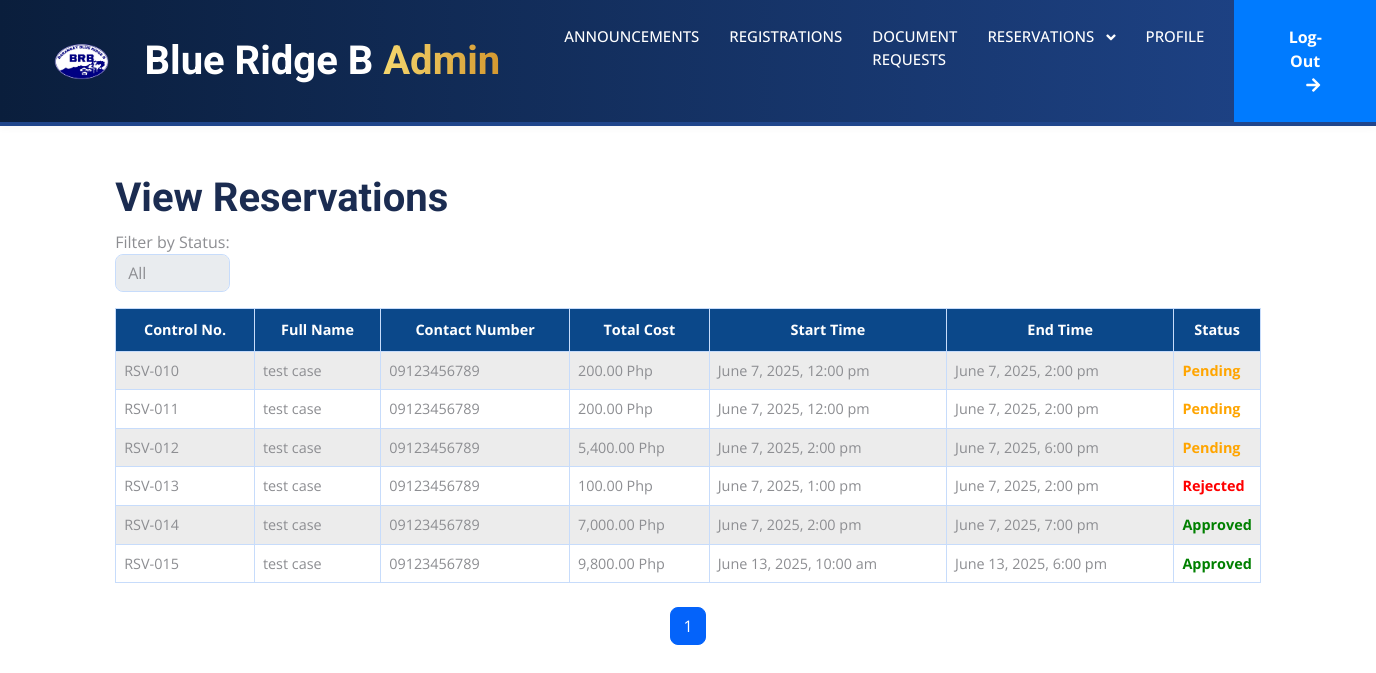
Page /view_reservations.php (signed in) on the committed database.
### tables this page shows
CREATE TABLE `reservations` (
  `id` int(11) NOT NULL,
  `user_id` int(11) NOT NULL,
  `venue_type` enum('Court A','Court B') NOT NULL,
  `start_time` datetime NOT NULL,
  `end_time` datetime NOT NULL,
  `is_big_group` tinyint(1) DEFAULT 0,
  `security_option` tinyint(1) DEFAULT 0,
  `caretaker_option` tinyint(1) DEFAULT 0,
  `power_supply_hours` int(11) DEFAULT 0,
  `total_cost` decimal(10,2) NOT NULL,
  `created_at` timestamp NOT NULL DEFAULT current_timestamp(),
  `status` enum('pending','approved','rejected') NOT NULL DEFAULT 'pending',
  `approved_by` varchar(255) DEFAULT NULL,
  `rejection_reason` text DEFAULT NULL,
  `time_approved` datetime DEFAULT NULL,
  `rejected_by` varchar(255) DEFAULT NULL,
  `time_rejected` datetime DEFAULT NULL
);

CREATE TABLE `users` (
  `id` int(11) NOT NULL,
  `username` varchar(50) NOT NULL,
  `password` varchar(255) NOT NULL,
  `first_name` varchar(100) NOT NULL,
  `middle_name` varchar(100) DEFAULT NULL,
  `last_name` varchar(100) NOT NULL,
  `gender` enum('Male','Female','Other') NOT NULL,
  `phone_number` varchar(15) NOT NULL,
  `email` varchar(100) NOT NULL,
  `birthdate` date NOT NULL,
  `street` varchar(255) NOT NULL,
  `lot_block` varchar(100) DEFAULT NULL,
  `blood_type` varchar(5) DEFAULT NULL,
  `house_number` varchar(50) NOT NULL,
  `date_registered` timestamp NOT NULL DEFAULT current_timestamp(),
  `is_verified` tinyint(1) DEFAULT 0,
  `verify_token` varchar(64) DEFAULT NULL
);

### view_reservations.php (the view, shortened to what this page needs)
<?php
include 'db.php';
$statusFilter = isset($_GET['status']) ? $_GET['status'] : 'all';
$limit = 8;
$page = isset($_GET['page']) ? (int)$_GET['page'] : 1;
$offset = ($page - 1) * $limit;
$sql = "SELECT reservations.id, reservations.venue_type, reservations.start_time, reservations.end_time, reservations.status, reservations.total_cost, reservations.approved_by, reservations.time_approved, reservations.rejected_by, reservations.rejection_reason, reservations.time_rejected, users.first_name, users.last_name, users.phone_number
        FROM reservations
        JOIN users ON reservations.user_id = users.id";
$sql .= " LIMIT $limit OFFSET $offset";
$result = $conn->query($sql);
$countSql = "SELECT COUNT(*) AS total FROM reservations";
$countResult = $conn->query($countSql);
$totalReservations = $countResult->fetch_assoc()['total'];
$totalPages = ceil($totalReservations / $limit);
?>
<!DOCTYPE html>
<html lang="en">
    <?php include 'includes/admin_head.php'; ?>
    <link href="view_document_requests.css" rel="stylesheet">
    <link href= "admin_dashboard.css" rel="stylesheet">
<body>
    <?php include 'includes/admin_navbar.php'; ?>
    <div class="container mt-5">
        <h1>View Reservations</h1>
        <div class="d-flex gap-3 mb-3">
            <div class="form-group">
                <label for="statusFilter">Filter by Status:</label>
                <select id="statusFilter" class="form-control" onchange="filterReservations()">
                    <option value="all" <?php if ($statusFilter === 'all') echo 'selected'; ?>>All</option>
                </select>
            </div>
        </div>
        <?php if ($result && $result->num_rows > 0): ?>
            <table class="table table-bordered table-striped mt-3">
                <thead>
                    <tr>
                        <th>Control No.</th>
                        <th>Full Name</th>
                        <th>Contact Number</th>
                        <th>Total Cost</th>
                        <th>Start Time</th>
                        <th>End Time</th>
                        <th>Status</th>
                    </tr>
                </thead>
                <tbody>
                    <?php while ($row = $result->fetch_assoc()): ?>
                        <tr class="clickable-row"
                            data-id="<?php echo $row['id']; ?>"
                            data-full-name="<?php echo $row['first_name'] . ' ' . $row['last_name']; ?>"
                            data-phone-number="<?php echo $row['phone_number']; ?>"
                            data-venue-type="<?php echo $row['venue_type']; ?>"
                            data-total-cost="<?php echo $row['total_cost']; ?>"
                            data-start-time="<?php echo $row['start_time']; ?>"
                            data-end-time="<?php echo $row['end_time']; ?>"
                            data-status="<?php echo $row['status']; ?>"
                            data-approved-by="<?php echo isset($row['approved_by']) ? $row['approved_by'] : 'N/A'; ?>"
                            data-time-approved="<?php echo isset($row['time_approved']) ? $row['time_approved'] : 'N/A'; ?>"
                            data-rejected-by="<?php echo isset($row['rejected_by']) ? $row['rejected_by'] : 'N/A'; ?>"
                            data-rejection-reason="<?php echo isset($row['rejection_reason']) ? $row['rejection_reason'] : 'N/A'; ?>"
                            data-time-rejected="<?php echo isset($row['time_rejected']) ? $row['time_rejected'] : 'N/A'; ?>">
                            <td>RSV-<?php echo str_pad($row['id'], 3, '0', STR_PAD_LEFT); ?></td>
                            <td><?php echo $row['first_name'] . ' ' . $row['last_name']; ?></td>
                            <td><?php echo $row['phone_number']; ?></td>
                            <td><?php echo number_format($row['total_cost'], 2); ?> Php</td>
                            <td><?php echo date("F j, Y, g:i a", strtotime($row['start_time'])); ?></td>
                            <td><?php echo date("F j, Y, g:i a", strtotime($row['end_time'])); ?></td>
                            <td class="status-<?php echo htmlspecialchars($row['status']); ?>">
                                <?php
                                    if ($row['status'] === 'approved') {
                                        echo '<span class="status-approved" style="color: green;">Approved</span>';
                                    } elseif ($row['status'] === 'rejected') {
                                        echo '<span class="status-rejected" style="color: red;">Rejected</span>';
                                    } elseif ($row['status'] === 'pending') {
                                        echo '<span class="status-pending" style="color: orange;">Pending</span>';
                                    }
                                ?>
                            </td>
                        </tr>
                    <?php endwhile; ?>
                </tbody>
            </table>
            <nav>
                <ul class="pagination justify-content-center mt-4">
                    <?php for ($i = 1; $i <= $totalPages; $i++): ?>
                        <li class="page-item <?php echo $i === $page ? 'active' : ''; ?>">
                            <a class="page-link" href="?status=<?php echo $statusFilter; ?>&page=<?php echo $i; ?>"><?php echo $i; ?></a>
                        </li>
                    <?php endfor; ?>
                </ul>
            </nav>
        <?php else: ?>
            <p>No reservations found for the selected status.</p>
        <?php endif; ?>
    </div>
</body>
</html>

### index.css (style rules this page uses)
html, body { scroll-snap-type: y mandatory; scroll-behavior: smooth; }

### css/style.css (style rules this page uses)
:root { --primary: #0463FA; --light: #EFF5FF; --dark: #1B2C51; }

### view_document_requests.css (style rules this page uses)
.container { margin: 10px auto; max-width: 85%; }
.d-flex { display: flex; gap: 1rem; }
#document_type, #statusFilter { max-width: 300px; }
.table { font-size: 0.9rem; }
.table thead th { background-color: #0b488a; color: white; text-align: center; padding: 10px; }
.table-striped tbody tr:nth-of-type(odd) { background-color: #f9f9f9; }
.table tbody tr { transition: background-color 0.3s ease; }
.status-approved { color: #28a745; font-weight: bold; }
.status-rejected { color: #dc3545; font-weight: bold; }
.status-pending { color: #ffc107; font-weight: bold; }
.clickable-row { cursor: pointer; transition: background-color 0.3s ease, transform 0.2s ease; }
td:last-child { width: 1px; overflow: hidden; transition: width 0.3s ease; }

### admin_dashboard.css (style rules this page uses)
html, body { scroll-snap-type: y mandatory; scroll-behavior: smooth; }

### rows in the picture
reservations: id "010", user.first_name "test", user.last_name "case", user.phone_number "09123456789", total_cost "200.00", start_time "June 7, 2025, 12:00 pm", end_time "June 7, 2025, 2:00 pm", status "Pending"
reservations: id "011", user.first_name "test", user.last_name "case", user.phone_number "09123456789", total_cost "200.00", start_time "June 7, 2025, 12:00 pm", end_time "June 7, 2025, 2:00 pm", status "Pending"
reservations: id "012", user.first_name "test", user.last_name "case", user.phone_number "09123456789", total_cost "5,400.00", start_time "June 7, 2025, 2:00 pm", end_time "June 7, 2025, 6:00 pm", status "Pending"
reservations: id "013", user.first_name "test", user.last_name "case", user.phone_number "09123456789", total_cost "100.00", start_time "June 7, 2025, 1:00 pm", end_time "June 7, 2025, 2:00 pm", status "Rejected"
reservations: id "014", user.first_name "test", user.last_name "case", user.phone_number "09123456789", total_cost "7,000.00", start_time "June 7, 2025, 2:00 pm", end_time "June 7, 2025, 7:00 pm", status "Approved"
reservations: id "015", user.first_name "test", user.last_name "case", user.phone_number "09123456789", total_cost "9,800.00", start_time "June 13, 2025, 10:00 am", end_time "June 13, 2025, 6:00 pm", status "Approved"
